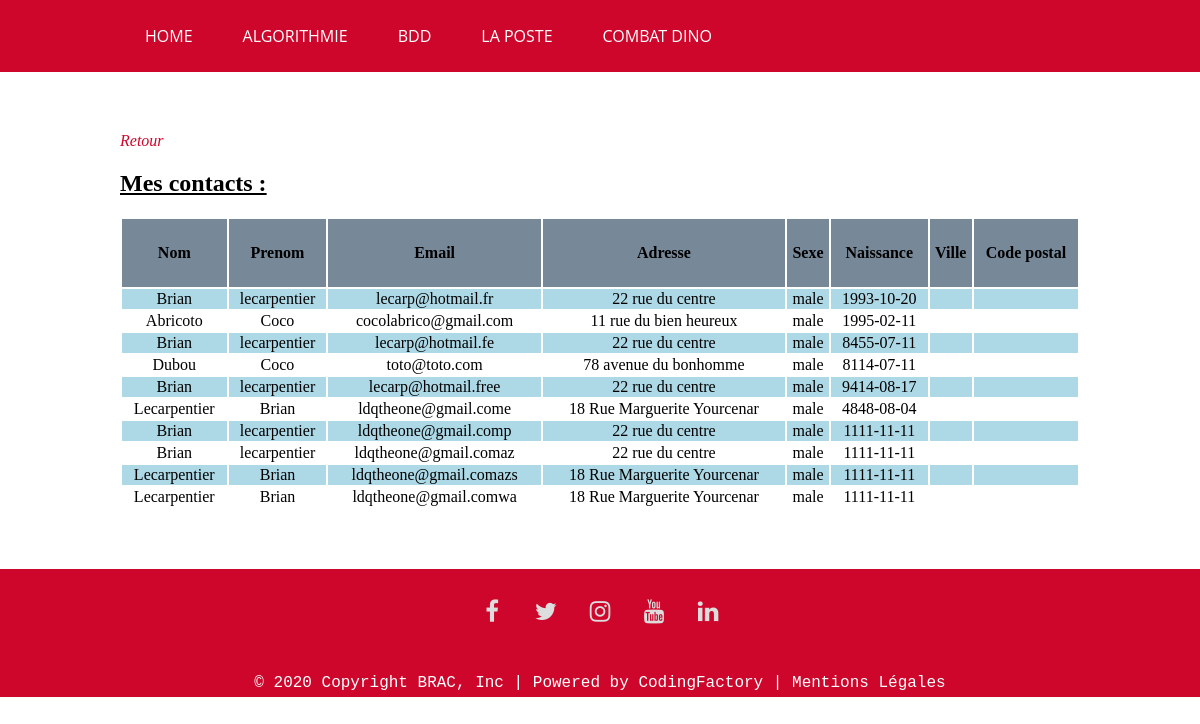
The page /bdd/contacts.php on the database as committed earlier.
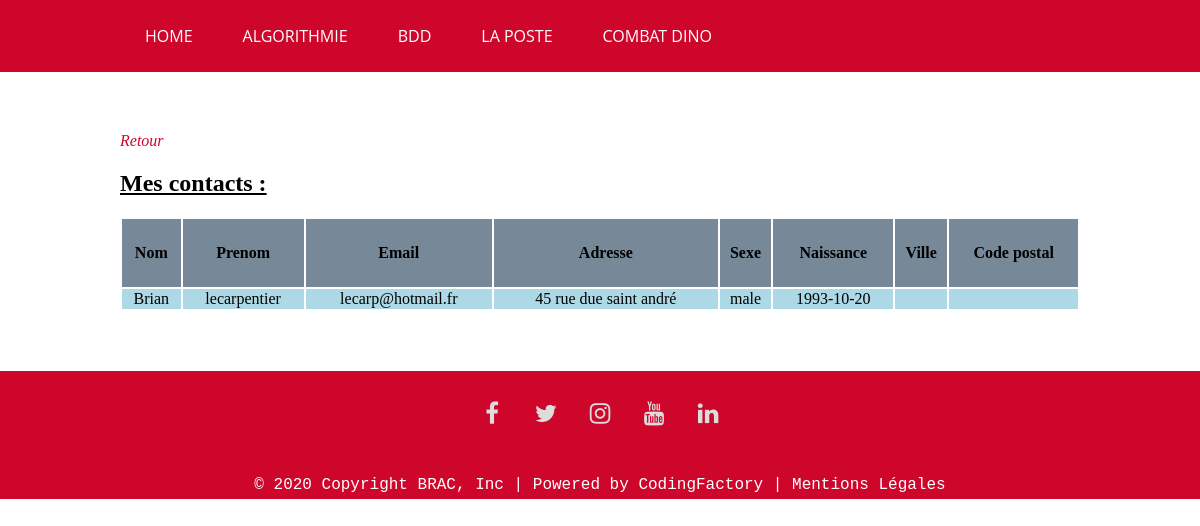
The same page on the database as committed later.
### tables this page shows
CREATE TABLE IF NOT EXISTS `contacts` (
  `id` tinyint(4) UNSIGNED NOT NULL AUTO_INCREMENT,
  `firstname` varchar(40) NOT NULL,
  `lastname` varchar(40) NOT NULL,
  `birthdate` date NOT NULL,
  `gender` varchar(20) NOT NULL,
  `mail` varchar(40) NOT NULL,
  `address` text NOT NULL,
  PRIMARY KEY (`id`),
  UNIQUE KEY `mail` (`mail`)
);

### bdd/Database.php (called while the page is built, shortened)
<?php
class Database
{
    private $login;
    private $pass;
    private $connec;
    private $dbname;
    public function __construct($dbname, $login ='root', $pass=''){
        $this->dbname = $dbname;
        $this->login = $login;
        $this->pass = $pass;
    }
    private function connexion(){
        try
        {
            $bdd = new PDO('mysql:host=localhost:3306;dbname='. $this->dbname, $this->login, $this->pass);
            $bdd->setAttribute(PDO::ATTR_ERRMODE, PDO::ERRMODE_WARNING);
            $bdd->setAttribute(PDO::ATTR_DEFAULT_FETCH_MODE, PDO::FETCH_OBJ);
            $this->connec = $bdd;
        }
        catch (PDOException $e)
        {
            $msg = 'ERREUR PDO dans ' . $e->getFile() . ' Ligne.' . $e->getLine() . ' : ' . $e->getMessage();
            die($msg);
        }
    }
    public function selectAll($tableName){
        $sql = "SELECT * FROM " . $tableName;
        $result = $this->connec->prepare($sql);
        $result->execute();
        return $result->fetchAll(PDO::FETCH_ASSOC);
    }
}
?>

### bdd/story13.php (the view)
<?php
    require 'Database.php';
    $database = new Database("php_week");
?>
<h2 id="titleContact">Mes contacts :</h2>
<table>
    <thead>
        <tr>
            <th> Nom </th>
            <th> Prenom </th>
            <th> Email </th>
            <th> Adresse </th>
            <th> Sexe </th>
            <th> Naissance </th>
            <th> Ville </th>
            <th> Code postal </th>
        </tr>
    </thead>
    <tbody>
        <?php
        $contacts = $database->selectAll('contacts');
        foreach ($contacts as $key => $contact)
        { ?>
            <tr>
                <td><?= $contact['firstname']; ?></td>
                <td><?= $contact['lastname']; ?></td>
                <td><?= $contact['mail']; ?></td>
                <td><?= $contact['address']; ?></td>
                <td><?= $contact['gender']; ?></td>
                <td><?= $contact['birthdate']; ?></td>
                <td><?= $contact['city']; ?></td>
                <td><?= $contact['postal']; ?></td>
            </tr>
        <?php } ?>
    </tbody>
</table>

Rows that differ between the two databases and show on the page:
removed contacts: firstname "Abricoto", lastname "Coco", mail "cocolabrico@gmail.com", address "11 rue du bien heureux", gender "male", birthdate "1995-02-11"
removed contacts: firstname "Brian", lastname "lecarpentier", mail "lecarp@hotmail.fe", address "22 rue du centre", gender "male", birthdate "8455-07-11"
removed contacts: firstname "Dubou", lastname "Coco", mail "toto@toto.com", address "78 avenue du bonhomme", gender "male", birthdate "8114-07-11"
removed contacts: firstname "Brian", lastname "lecarpentier", mail "lecarp@hotmail.free", address "22 rue du centre", gender "male", birthdate "9414-08-17"
removed contacts: firstname "Lecarpentier", lastname "Brian", mail "ldqtheone@gmail.come", address "18 Rue Marguerite Yourcenar", gender "male", birthdate "4848-08-04"
removed contacts: firstname "Brian", lastname "lecarpentier", mail "ldqtheone@gmail.comp", address "22 rue du centre", gender "male", birthdate "1111-11-11"
removed contacts: firstname "Brian", lastname "lecarpentier", mail "ldqtheone@gmail.comaz", address "22 rue du centre", gender "male", birthdate "1111-11-11"
removed contacts: firstname "Lecarpentier", lastname "Brian", mail "ldqtheone@gmail.comazs", address "18 Rue Marguerite Yourcenar", gender "male", birthdate "1111-11-11"
removed contacts: firstname "Lecarpentier", lastname "Brian", mail "ldqtheone@gmail.comwa", address "18 Rue Marguerite Yourcenar", gender "male", birthdate "1111-11-11"
changed contacts "Brian": address "22 rue du centre" → "45 rue due saint andré"
